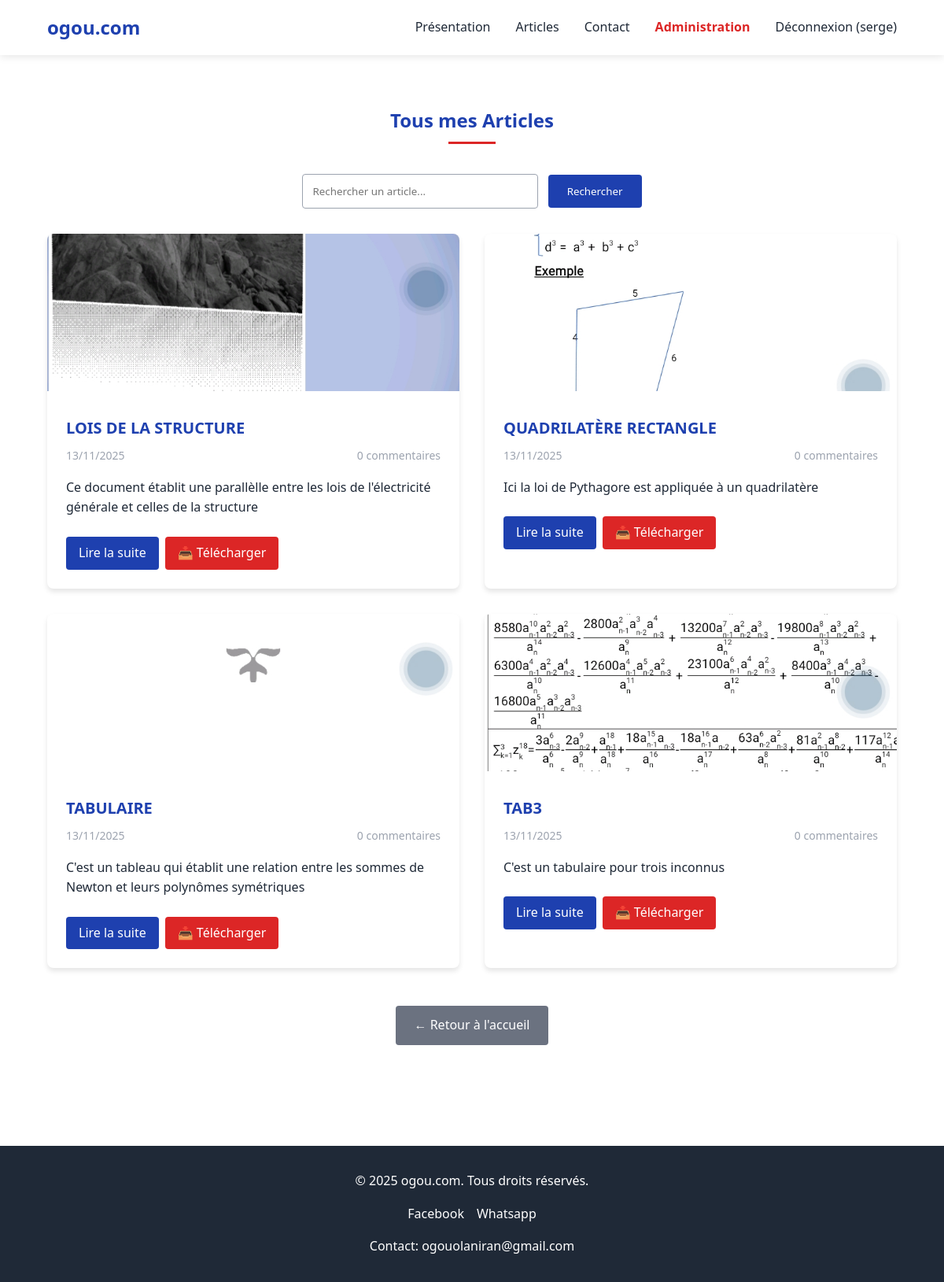
Screenshot of /articles/ (signed in) with the database file from the repository.
### blog/models.py (models this page shows, shortened)
class Article(models.Model):
    title = models.CharField(max_length=200, verbose_name="Titre")
    slug = models.SlugField(unique=True)
    content = models.TextField(verbose_name="Contenu")
    excerpt = models.TextField(max_length=500, verbose_name="Extrait")
    image = models.ImageField(upload_to='articles/images/', blank=True, null=True, verbose_name="Image")
    file = models.FileField(upload_to='articles/files/', blank=True, null=True, verbose_name="Fichier à télécharger")
    created_at = models.DateTimeField(auto_now_add=True, verbose_name="Date de création")
    updated_at = models.DateTimeField(auto_now=True, verbose_name="Date de modification")
    is_published = models.BooleanField(default=True, verbose_name="Publié")
    class Meta:
        verbose_name = "Article"
        verbose_name_plural = "Articles"
        ordering = ['-created_at']

### blog/views.py (the view)
# urls.py: path('articles/', views.ArticleListView.as_view(), name='article_list'),
class ArticleListView(ListView):
    model = Article
    template_name = 'blog/article_list.html'
    context_object_name = 'articles'
    paginate_by = 6
    def get_queryset(self):
        return Article.objects.filter(is_published=True).annotate(
            comment_count=Count('comments')
        )

### blog/templates/blog/article_list.html (shortened to what this page needs)
{% extends 'base.html' %}
{% load static %}
{% block content %}
<section style="padding: 4rem 5%; max-width: 1200px; margin: 0 auto;">
    <h2 style="text-align: center; margin-bottom: 3rem; color: #1e40af; position: relative;">
        Tous mes Articles
        <span style="content: ''; position: absolute; bottom: -10px; left: 50%; transform: translateX(-50%); width: 60px; height: 3px; background-color: #dc2626;"></span>
    </h2>
    <div style="text-align: center; margin-bottom: 2rem;">
        <form method="GET" action="." style="display: inline-block;">
            <input type="text" name="q" placeholder="Rechercher un article..."
                   style="padding: 0.75rem; border: 1px solid #9ca3af; border-radius: 4px; width: 300px;"
                   value="{{ request.GET.q }}">
            <button type="submit" style="background-color: #1e40af; color: white; border: none; padding: 0.75rem 1.5rem; border-radius: 4px; cursor: pointer; margin-left: 0.5rem;">
                Rechercher
            </button>
        </form>
    </div>
    <div style="display: grid; grid-template-columns: repeat(auto-fill, minmax(350px, 1fr)); gap: 2rem;">
        {% for article in articles %}
        <div style="background-color: white; border-radius: 8px; overflow: hidden; box-shadow: 0 4px 6px rgba(0, 0, 0, 0.1); transition: transform 0.3s, box-shadow 0.3s;">
            {% if article.image %}
            <img src="{{ article.image.url }}" alt="{{ article.title }}" style="width: 100%; height: 200px; object-fit: cover;">
            {% else %}
            <img src="{% static 'images/placeholder.jpg' %}" alt="Image placeholder" style="width: 100%; height: 200px; object-fit: cover; background-color: #f3f4f6;">
            {% endif %}
            <div style="padding: 1.5rem;">
                <h3 style="font-size: 1.25rem; margin-bottom: 0.5rem; color: #1e40af;">
                    <a href="{% url 'article_detail' article.slug %}" style="text-decoration: none; color: inherit;">
                        {{ article.title }}
                    </a>
                </h3>
                <div style="display: flex; justify-content: space-between; color: #9ca3af; font-size: 0.875rem; margin-bottom: 1rem;">
                    <span>{{ article.created_at|date:"d/m/Y" }}</span>
                    <span>{{ article.comments.count }} commentaire{{ article.comments.count|pluralize }}</span>
                </div>
                <p style="color: #1f2937; margin-bottom: 1.5rem; display: -webkit-box; -webkit-line-clamp: 3; -webkit-box-orient: vertical; overflow: hidden;">
                    {{ article.excerpt }}
                </p>
                <div style="display: flex; gap: 0.5rem; flex-wrap: wrap;">
                    <a href="{% url 'article_detail' article.slug %}" style="display: inline-block; background-color: #1e40af; color: white; padding: 0.5rem 1rem; border-radius: 4px; text-decoration: none; font-weight: 500; transition: background-color 0.3s;">
                        Lire la suite
                    </a>
                    {% if article.file %}
                    <a href="{% url 'download_file' article.id %}" style="display: inline-block; background-color: #dc2626; color: white; padding: 0.5rem 1rem; border-radius: 4px; text-decoration: none; font-weight: 500; transition: background-color 0.3s;">
                        📥 Télécharger
                    </a>
                    {% endif %}
                </div>
            </div>
        </div>
        {% empty %}
        <div style="grid-column: 1 / -1; text-align: center; padding: 3rem; background-color: #f3f4f6; border-radius: 8px;">
            <h3 style="color: #6b7280; margin-bottom: 1rem;">Aucun article trouvé</h3>
            <p style="color: #9ca3af;">Aucun article n'est disponible pour le moment.</p>
        </div>
        {% endfor %}
    </div>
    <div style="text-align: center; margin-top: 3rem;">
        <a href="{% url 'home' %}" style="display: inline-block; background-color: #6b7280; color: white; padding: 0.75rem 1.5rem; border-radius: 4px; text-decoration: none; font-weight: 500; transition: background-color 0.3s;">
            ← Retour à l'accueil
        </a>
    </div>
</section>
{% endblock %}

### blog/templates/base.html (shortened to what this page needs)
<!DOCTYPE html>
{% load static %}
<html lang="fr">
<head>
</head>
<body>
    <header>
        <nav>
            <div class="logo">
                <a href="{% url 'home' %}" style="text-decoration: none; color: inherit;">ogou.com</a>
            </div>
<ul class="nav-links">
    <li><a href="{% url 'home' %}#presentation">Présentation</a></li>
    <li><a href="{% url 'article_list' %}">Articles</a></li>
    <li><a href="{% url 'contact' %}">Contact</a></li>
    {% if user.is_authenticated and user.is_staff %}
        <li><a href="{% url 'admin_dashboard' %}" style="color: #dc2626; font-weight: bold;">Administration</a></li>
        <li>
            <form method="POST" action="{% url 'logout' %}" style="display: inline;">
                <button type="submit" style="background: none; border: none; color: #1f2937; cursor: pointer; font: inherit;">
                    Déconnexion ({{ user.username }})
                </button>
            </form>
        </li>
    {% else %}
        <li><a href="{% url 'login' %}">Connexion admin</a></li>
    {% endif %}
</ul>
        </nav>
    </header>
    <main>
        {% block content %}
        {% endblock %}
    </main>
    <footer id="contact">
        <div class="footer-content">
            <p>&copy; 2025 ogou.com. Tous droits réservés.</p>
            <div class="social-links">
                <a href="#">Facebook</a>
                <a href="https://wa.me/22968921436" target="_blank">Whatsapp</a>
            </div>
            <p>Contact: ogouolaniran@gmail.com</p>
        </div>
    </footer>
</body>
</html>

### blog/templates/base.html (style rules this page uses)
:root { --blue: #1e40af; --light-blue: #3b82f6; --white: #ffffff; --black: #1f2937; --red: #dc2626; --light-gray: #f3f4f6; --gray: #9ca3af; }
* { margin: 0; padding: 0; box-sizing: border-box; font-family: 'Segoe UI', Tahoma, Geneva, Verdana, sans-serif; }
body { background-color: var(--white); color: var(--black); line-height: 1.6; }
header { background-color: var(--white); box-shadow: 0 2px 10px rgba(0, 0, 0, 0.1); position: sticky; top: 0; z-index: 100; }
nav { display: flex; justify-content: space-between; align-items: center; padding: 1rem 5%; max-width: 1200px; margin: 0 auto; }
.logo { font-size: 1.5rem; font-weight: bold; color: var(--blue); }
.nav-links { display: flex; list-style: none; }
.nav-links li { margin-left: 2rem; }
.nav-links a { text-decoration: none; color: var(--black); font-weight: 500; transition: color 0.3s; }
footer { background-color: var(--black); color: var(--white); padding: 2rem 5%; text-align: center; margin-top: 4rem; }
.footer-content { max-width: 1200px; margin: 0 auto; }
.social-links { display: flex; justify-content: center; gap: 1rem; margin: 1rem 0; }
.social-links a { color: var(--white); text-decoration: none; transition: color 0.3s; }

### rows the page displays
Article: image (picture), title "LOIS DE LA STRUCTURE", created_at "13/11/2025", comments.count "0", excerpt "Ce document établit une parallèlle entre les lois de l'électricité générale et celles de la structure", shows "📥 Télécharger"
Article: image (picture), title "QUADRILATÈRE RECTANGLE", created_at "13/11/2025", comments.count "0", excerpt "Ici la loi de Pythagore est appliquée à un quadrilatère", shows "📥 Télécharger"
Article: image (picture), title "TABULAIRE", created_at "13/11/2025", comments.count "0", excerpt "C'est un tableau qui établit une relation entre les sommes de Newton et leurs polynômes symétriques", shows "📥 Télécharger"
Article: image (picture), title "TAB3", created_at "13/11/2025", comments.count "0", excerpt "C'est un tabulaire pour trois inconnus", shows "📥 Télécharger"

### other values shown
{{ user.username }} "serge"
